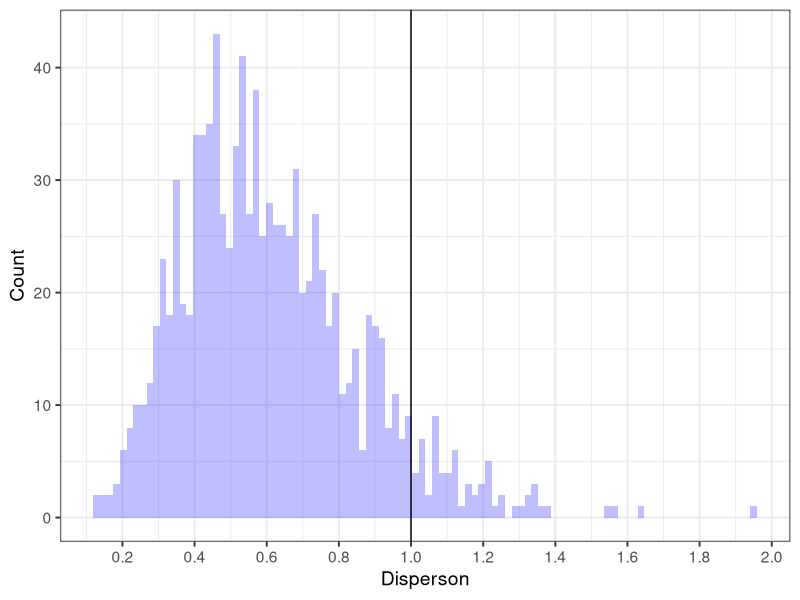

This figure's R source:
library(lme4) # v. 1.1-23
library(purrr) # v. 0.3.4
library(ggplot2) # v. 3.3.2




set.seed(16)

codds = .5/(1 - .5)
todds = .85/(1 - .85)
todds/codds

log(todds/codds)

log(codds)

b0 = 0
b1 = 1.735
site_var = 0.5
n_sites = 10


site = rep(LETTERS[1:n_sites], each = 2)
plot = paste(site, rep(1:2, times = n_sites), sep = "." )
treatment = rep( c("treatment", "control"), times = n_sites)
dat = data.frame(site, plot, treatment)
dat


( site_eff = rep( rnorm(n = n_sites, 
                        mean = 0, 
                        sd = sqrt(site_var) ), 
                  each = 2) )


( log_odds = with(dat, b0 + b1*(treatment == "treatment") + site_eff ) )

( prop = plogis(log_odds) )


dat$num_samp = 50



( dat$y = rbinom(n = n_sites*2, size = dat$num_samp, prob = prop) )


mod = glmer(cbind(y, num_samp - y) ~ treatment + (1|site), 
            data = dat,
            family = binomial(link = "logit") )
mod


bin_glmm_fun = function(n_sites = 10,
                        b0 = 0,
                        b1 = 1.735,
                        num_samp = 50,
                        site_var = 0.5) {
     site = rep(LETTERS[1:n_sites], each = 2)
     plot = paste(site, rep(1:2, times = n_sites), sep = "." )
     treatment = rep( c("treatment", "control"), times = n_sites)
     dat = data.frame(site, plot, treatment)           
     
     site_eff = rep( rnorm(n = n_sites, mean = 0, sd = sqrt(site_var) ), each = 2)
     
     log_odds = with(dat, b0 + b1*(treatment == "treatment") + site_eff)
     prop = plogis(log_odds)
     dat$num_samp = num_samp
     dat$y = rbinom(n = n_sites*2, size = num_samp, prob = prop)
     
     glmer(cbind(y, num_samp - y) ~ treatment + (1|site),
           data = dat,
           family = binomial(link = "logit") )
}



set.seed(16)
bin_glmm_fun()


sims = replicate(1000, bin_glmm_fun(), simplify = FALSE )
sims[[100]]


overdisp_fun = function(model) {
     sum( residuals(model, type = "pearson")^2)/df.residual(model)
}
overdisp_fun(mod)


alldisp = map_dfr(sims, ~data.frame(disp = overdisp_fun(.x) ) )


ggplot(alldisp, aes(x = disp) ) +
     geom_histogram(fill = "blue", 
                    alpha = .25, 
                    bins = 100) +
     geom_vline(xintercept = 1) +
     scale_x_continuous(breaks = seq(0, 2, by = 0.2) ) +
     theme_bw(base_size = 14) +
     labs(x = "Disperson",
          y = "Count")


mean(alldisp$disp > 1)

mean(alldisp$disp > 1.5)
